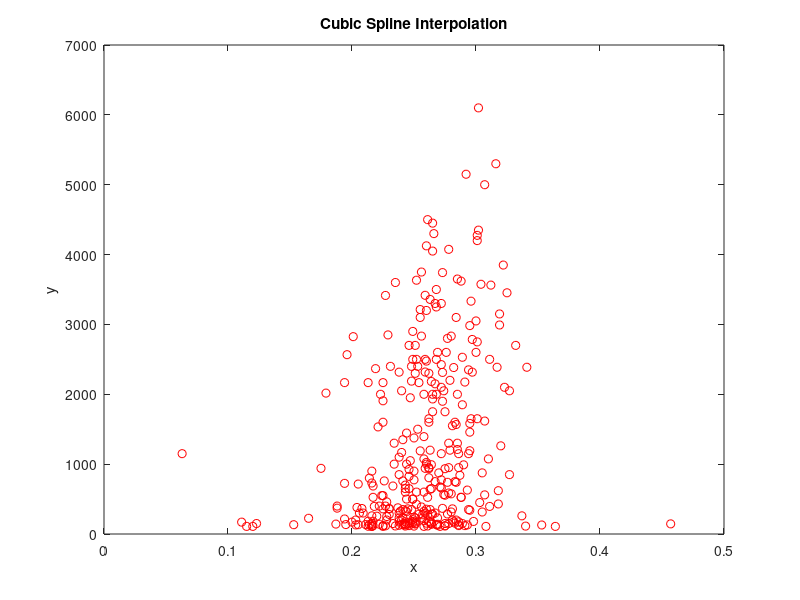

This figure's MATLAB source:
% Author: Derek Drake & Mark Forget
% Date: 04/22/2021
% CSCE-440
%
% This is a program will:
%      (1) Find the cubic spline interpolation for a given data set.
%      (2) Plot the found data and output onto a canvas

% arrays of data points
battingAverage=[0.272,0.269,0.249,0.26,0.273,0.291,0.258,0.228,0.25,0.203,0.262,0.222,0.227,0.261,0.3,0.225,0.255,0.29,0.246,0.208,0.238,0.267,0.353,0.213,0.302,0.26,0.255,0.259,0.223,0.225,0.258,0.275,0.327,0.272,0.241,0.293,0.257,0.225,0.196,0.252,0.294,0.297,0.258,0.205,0.272,0.243,0.337,0.228,0.24,0.298,0.249,0.292,0.265,0.265,0.289,0.295,0.27,0.246,0.288,0.273,0.239,0.244,0.275,0.34,0.25,0.272,0.219,0.24,0.285,0.307,0.24,0.264,0.227,0.305,0.28,0.251,0.216,0.243,0.319,0.297,0.251,0.253,0.275,0.32,0.259,0.275,0.249,0.188,0.241,0.242,0.251,0.302,0.28,0.256,0.301,0.281,0.234,0.26,0.267,0.318,0.216,0.286,0.253,0.295,0.285,0.262,0.214,0.218,0.294,0.254,0.243,0.153,0.265,0.235,0.296,0.264,0.294,0.287,0.278,0.222,0.248,0.268,0.214,0.195,0.278,0.267,0.317,0.272,0.265,0.262,0.194,0.217,0.228,0.286,0.269,0.246,0.275,0.243,0.301,0.312,0.268,0.262,0.221,0.175,0.238,0.264,0.225,0.123,0.246,0.24,0.115,0.12,0.227,0.323,0.278,0.263,0.26,0.216,0.233,0.204,0.23,0.243,0.233,0.278,0.269,0.3,0.249,0.229,0.332,0.231,0.251,0.262,0.283,0.258,0.225,0.263,0.295,0.26,0.457,0.262,0.243,0.224,0.217,0.288,0.243,0.258,0.209,0.284,0.282,0.249,0.264,0.261,0.263,0.248,0.279,0.179,0.284,0.247,0.237,0.26,0.259,0.257,0.289,0.291,0.216,0.325,0.26,0.289,0.213,0.286,0.283,0.244,0.311,0.206,0.265,0.238,0.364,0.316,0.288,0.268,0.225,0.267,0.247,0.285,0.245,0.23,0.22,0.242,0.238,0.308,0.273,0.252,0.295,0.282,0.262,0.25,0.244,0.234,0.216,0.25,0.243,0.256,0.275,0.246,0.238,0.296,0.263,0.258,0.2,0.211,0.203,0.293,0.285,0.304,0.268,0.259,0.273,0.241,0.284,0.246,0.318,0.274,0.241,0.165,0.281,0.251,0.217,0.225,0.301,0.259,0.255,0.301,0.272,0.25,0.277,0.28,0.252,0.188,0.277,0.261,0.217,0.251,0.216,0.271,0.284,0.319,0.277,0.311,0.265,0.279,0.31,0.286,0.303,0.281,0.286,0.283,0.307,0.268,0.201,0.276,0.274,0.295,0.063,0.238,0.226,0.261,0.249,0.249,0.238,0.235,0.256,0.248,0.254,0.194,0.327,0.244,0.305,0.307,0.23,0.247,0.205,0.216,0.266,0.322,0.341,0.278,0.271,0.252,0.264,0.269,0.194,0.213,0.111,0.264,0.187,0.264,0.258];

salary=[3300,2600,2500,2475,2313,2175,600,460,240,200,177,140,117,115,2600,1907,1190,990,925,365,302,300,129,111,6100,4125,3213,2319,2000,1600,1394,935,850,775,760,629,275,120,2567,2500,2350,2317,2000,715,660,650,260,250,200,180,180,5150,4450,2000,1850,1192,875,825,525,367,325,320,150,113,113,2425,2367,2050,2000,1617,1167,992,400,315,315,230,135,130,3150,2785,2700,2400,1750,1262,940,555,500,370,350,148,146,4350,2833,2833,2750,1550,1300,1000,750,430,260,120,1500,1458,1210,935,800,395,350,285,139,133,4050,3600,3333,2183,1150,840,587,400,350,135,135,135,4075,3300,2387,2100,1750,805,725,687,200,130,125,120,117,114,4275,3563,2000,1600,1533,940,850,650,360,150,145,140,109,109,3415,2100,1300,1200,1025,730,687,380,365,175,150,150,140,3050,2900,2850,2700,2400,2300,1650,1600,1075,550,350,340,155,145,950,700,550,525,525,333,325,300,200,175,158,145,4500,3358,2400,2200,2017,1567,1050,375,355,300,230,150,120,109,3453,3200,2530,2167,1150,750,500,395,300,284,230,109,5300,3620,2500,2167,2150,1950,1300,360,280,255,147,125,109,3742,3633,2983,2383,2300,1375,1000,1000,900,775,600,387,117,2700,2317,1650,640,190,170,135,130,130,3650,3575,3500,2500,1900,1350,740,650,620,565,235,225,200,145,120,109,4200,3417,3100,1650,1150,900,740,575,425,400,287,275,183,170,153,109,3100,2992,2800,2500,1933,1200,1075,950,450,360,175,155,5000,3250,2825,2600,2050,1583,1150,1100,760,525,500,205,185,115,3750,2188,2167,2167,2050,1445,875,560,360,162,133,109,4300,3850,2387,950,675,600,287,230,215,183,170,160,142,140,109];

xx = linspace(0,0.45,350);
plot(xx,csapi(battingAverage,salary,xx),'k-',battingAverage,salary,'ro')
xlabel('x')
ylabel('y')
title('Cubic Spline Interpolation')

